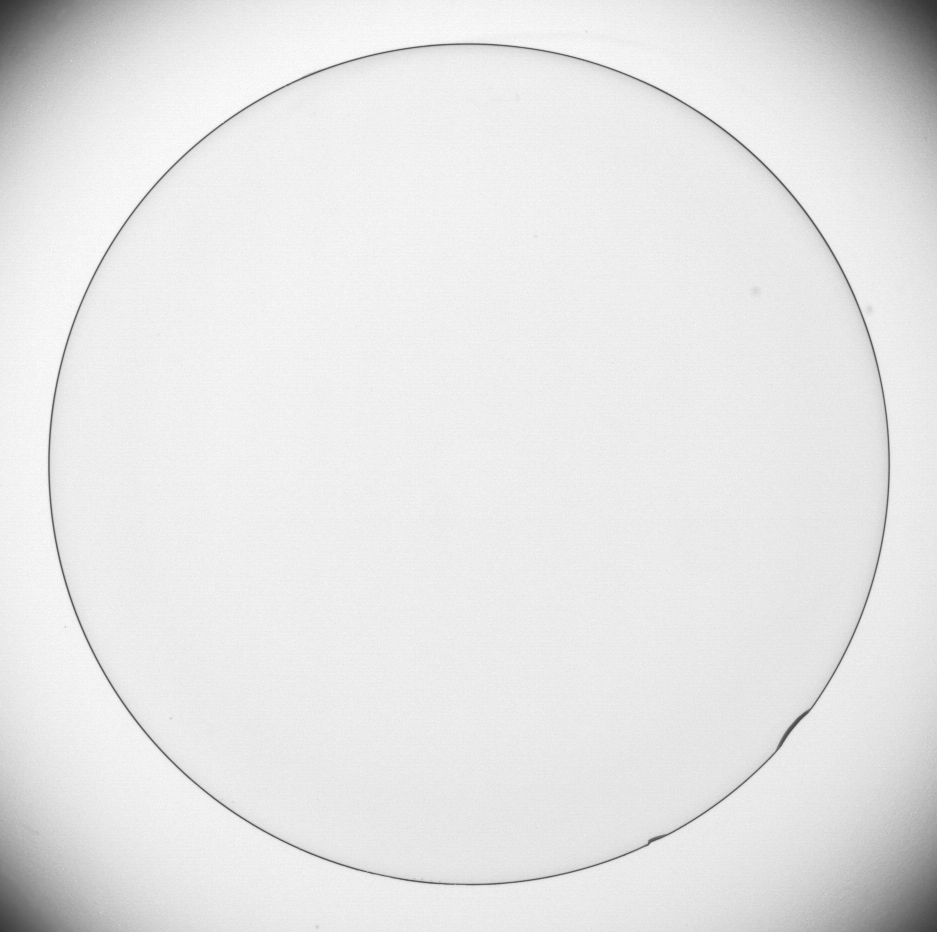
#> input picture Class7-kernel/Figuras/Fig0342a.tif, 937 x 932 px
$ python kernel_derivative.py
#> lines starting #> are read from the running program, lines starting #| are printed output that depends on the picture

import cv2
import matplotlib.pyplot as plt
import numpy as np

img_original = cv2.imread("Figuras/Fig0342a.tif", cv2.IMREAD_GRAYSCALE)
#> img_original is the input picture: shape (932, 937); min 50, max 255, mean 229.7


(h, w) = img_original.shape
#> h = 932; w = 937

n = 3
d = int((n-1)/2)
kernel_x = np.array([[-1, 0, 1],
                      [-1, 0, 1],
                      [-1, 0, 1]],dtype='float32')
kernel_y = np.array([[-1,-1,-1],
                      [ 0, 0, 0],
                      [ 1, 1, 1]],dtype='float32')

img_final_x = np.zeros((h, w), dtype="float32")
img_final_y = np.zeros((h, w), dtype="float32")


for i in range(d, h-d):
    for j in range(d, w-d):

        section = img_original[i-d:i+d+1, j-d:j+d+1]   # section of the original image that is gonna be altered with the kernel


        prod_img_kernel_x = kernel_x*section.astype("float32")   # matrix convolution operation
        img_final_x[i, j] = abs(prod_img_kernel_x.sum())

        prod_img_kernel_y = kernel_y*section.astype("float32")   # matrix convolution operation
        img_final_y[i, j] = abs(prod_img_kernel_y.sum())
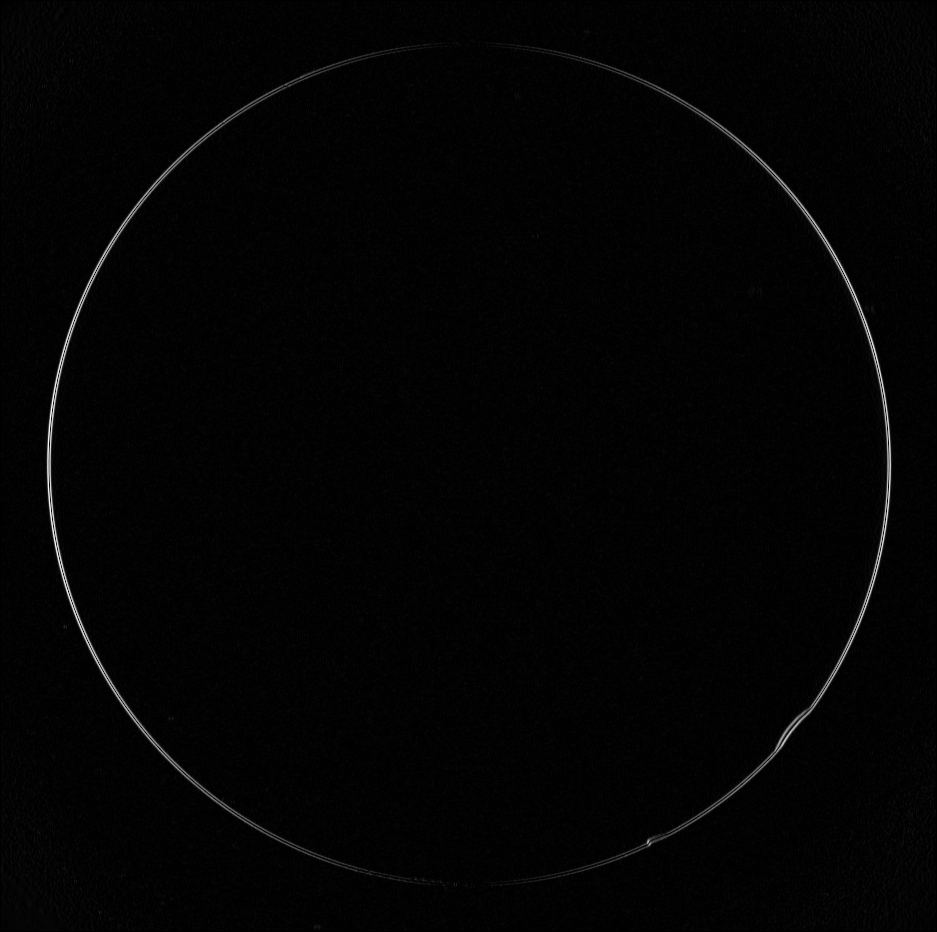
#> img_final_x: shape (932, 937) float32; min 0, max 440, mean 6.5; drawn with min black and max white


print(kernel_x)

img_final_xy = np.clip(img_final_x + img_final_y, 0, 255).astype("uint8")
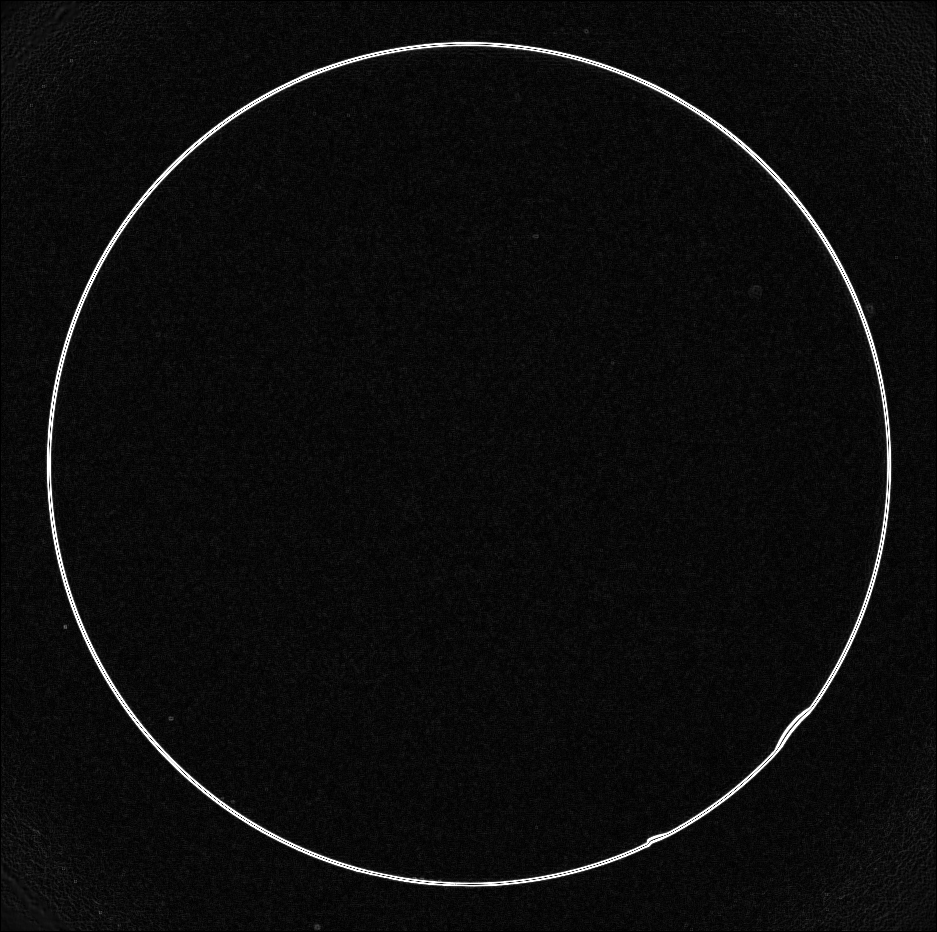
#> img_final_xy: shape (932, 937); min 0, max 255, mean 12.6

plt.figure("img_final_x")
plt.imshow(img_final_x.astype("uint8"), cmap="gray")
plt.figure("img_final_y")
plt.imshow(img_final_y.astype("uint8"), cmap="gray")
plt.figure("img_final")
plt.imshow(img_final_xy, cmap="gray")
plt.show()
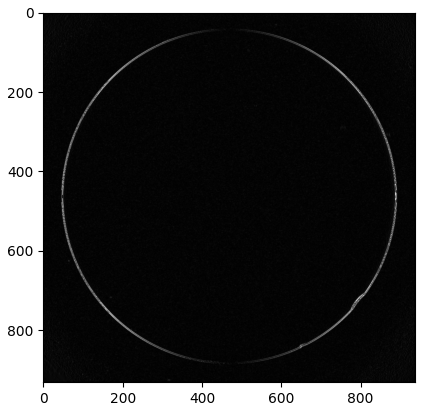
#> figure drawn by matplotlib, 1 panel

$ run again, with Class7-kernel/Figuras/Fig0333a.tif copied over Class7-kernel/Figuras/Fig0342a.tif
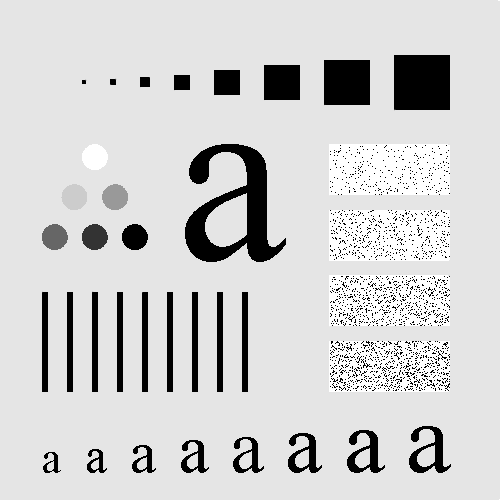
#> input picture Class7-kernel/Figuras/Fig0333a.tif, 500 x 500 px
#> img_original is the input picture: shape (500, 500); min 0, max 255, mean 207.4
#> after the loop `for i in range(d, h-d):`:
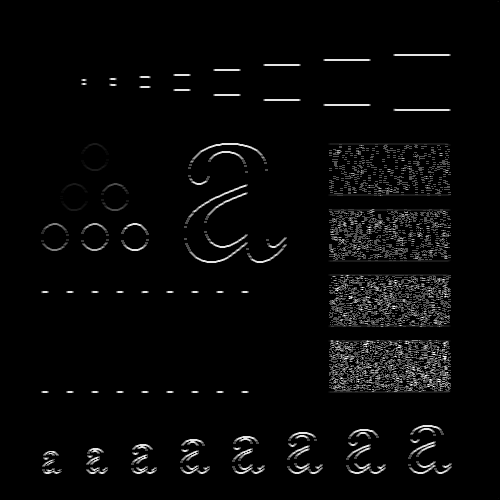
#> img_final_y: shape (500, 500) float32; min 0, max 765, mean 23.8; drawn with min black and max white
#> `plt.show()`:
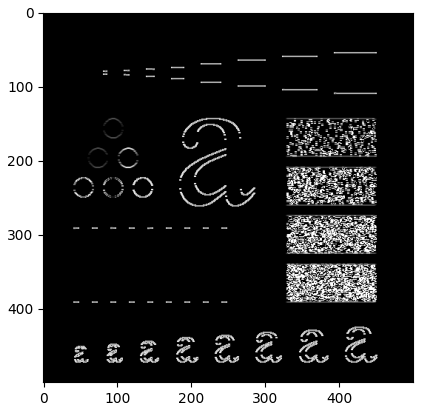
#> figure drawn by matplotlib, 1 panel

$ run again, with Class7-kernel/Figuras/Fig0334a.tif copied over Class7-kernel/Figuras/Fig0342a.tif
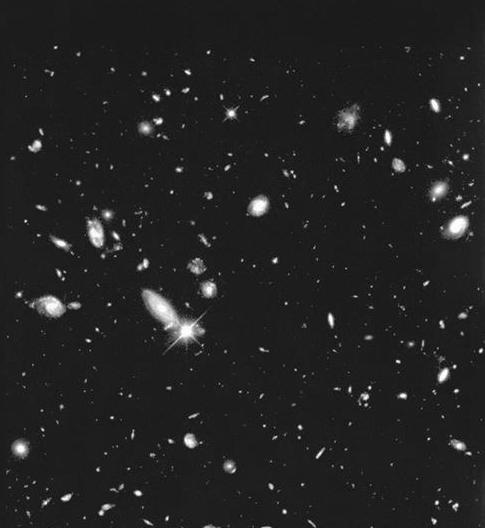
#> input picture Class7-kernel/Figuras/Fig0334a.tif, 485 x 528 px
#> img_original is the input picture: shape (528, 485); min 0, max 255, mean 34.5
#> after the loop `for i in range(d, h-d):`:
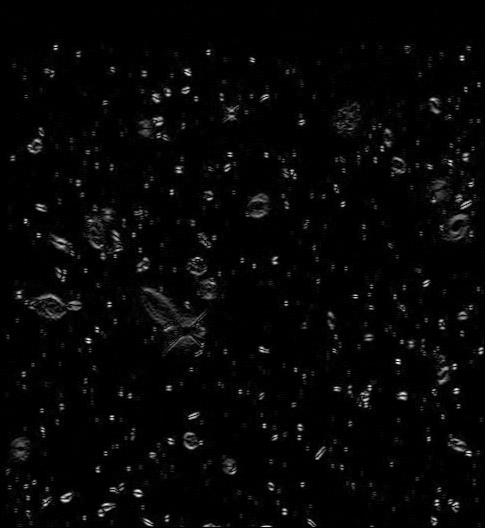
#> img_final_y: shape (528, 485) float32; min 0, max 540, mean 13.3; drawn with min black and max white
#> `plt.show()`:
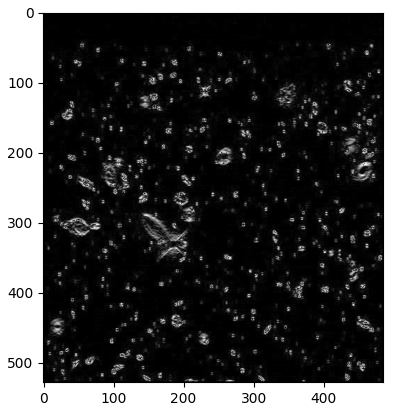
#> figure drawn by matplotlib, 1 panel

$ run again, with Class7-kernel/Figuras/Fig0335a.tif copied over Class7-kernel/Figuras/Fig0342a.tif
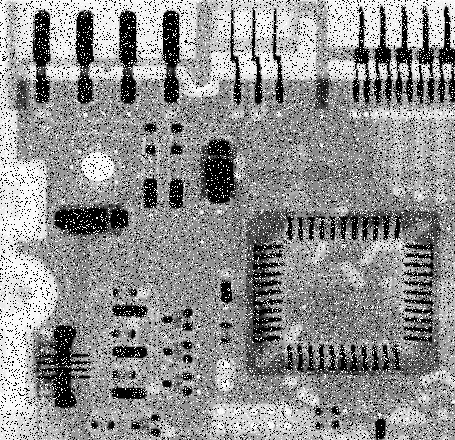
#> input picture Class7-kernel/Figuras/Fig0335a.tif, 455 x 440 px
#> img_original is the input picture: shape (440, 455); min 0, max 255, mean 144.1
#> after the loop `for i in range(d, h-d):`:
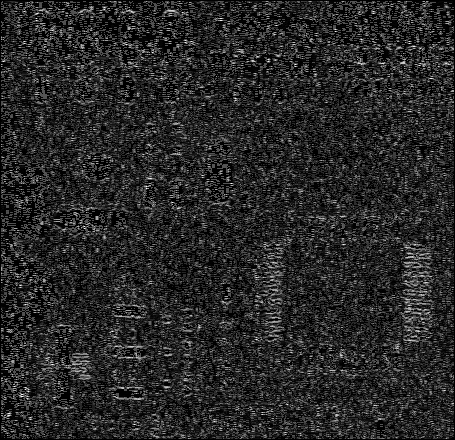
#> img_final_y: shape (440, 455) float32; min 0, max 765, mean 119.1; drawn with min black and max white
#> `plt.show()`:
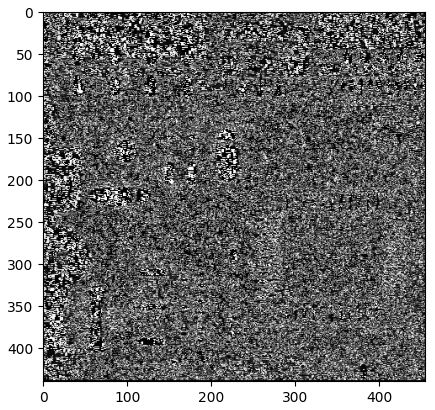
#> figure drawn by matplotlib, 1 panel
